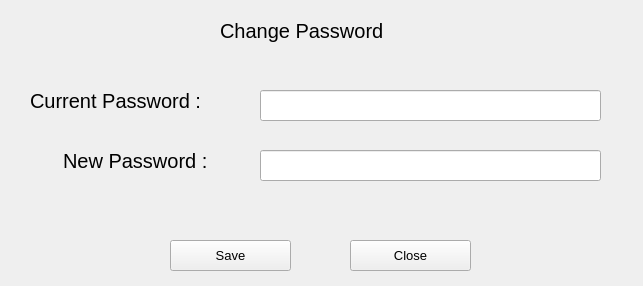
<?xml version="1.0" encoding="UTF-8"?>
<ui version="4.0">
 <class>Form</class>
 <widget class="QWidget" name="Form">
  <property name="geometry">
   <rect>
    <x>0</x>
    <y>0</y>
    <width>643</width>
    <height>286</height>
   </rect>
  </property>
  <property name="windowTitle">
   <string>Form</string>
  </property>
  <widget class="QLabel" name="label">
   <property name="geometry">
    <rect>
     <x>30</x>
     <y>80</y>
     <width>221</width>
     <height>41</height>
    </rect>
   </property>
   <property name="font">
    <font>
     <pointsize>15</pointsize>
    </font>
   </property>
   <property name="text">
    <string>Current Password : </string>
   </property>
  </widget>
  <widget class="QLineEdit" name="currentPw">
   <property name="geometry">
    <rect>
     <x>260</x>
     <y>90</y>
     <width>341</width>
     <height>31</height>
    </rect>
   </property>
   <property name="font">
    <font>
     <pointsize>13</pointsize>
    </font>
   </property>
  </widget>
  <widget class="QLabel" name="label_2">
   <property name="geometry">
    <rect>
     <x>63</x>
     <y>140</y>
     <width>181</width>
     <height>41</height>
    </rect>
   </property>
   <property name="font">
    <font>
     <pointsize>15</pointsize>
    </font>
   </property>
   <property name="text">
    <string>New Password :</string>
   </property>
  </widget>
  <widget class="QLineEdit" name="newPw">
   <property name="geometry">
    <rect>
     <x>260</x>
     <y>150</y>
     <width>341</width>
     <height>31</height>
    </rect>
   </property>
   <property name="font">
    <font>
     <pointsize>13</pointsize>
    </font>
   </property>
  </widget>
  <widget class="QPushButton" name="saveButton">
   <property name="geometry">
    <rect>
     <x>170</x>
     <y>240</y>
     <width>121</width>
     <height>31</height>
    </rect>
   </property>
   <property name="font">
    <font>
     <pointsize>10</pointsize>
    </font>
   </property>
   <property name="text">
    <string>Save</string>
   </property>
  </widget>
  <widget class="QPushButton" name="closeButton">
   <property name="geometry">
    <rect>
     <x>350</x>
     <y>240</y>
     <width>121</width>
     <height>31</height>
    </rect>
   </property>
   <property name="font">
    <font>
     <pointsize>10</pointsize>
    </font>
   </property>
   <property name="text">
    <string>Close</string>
   </property>
  </widget>
  <widget class="QLabel" name="label_3">
   <property name="geometry">
    <rect>
     <x>220</x>
     <y>10</y>
     <width>221</width>
     <height>41</height>
    </rect>
   </property>
   <property name="font">
    <font>
     <pointsize>15</pointsize>
    </font>
   </property>
   <property name="text">
    <string>Change Password</string>
   </property>
  </widget>
 </widget>
 <resources/>
 <connections/>
</ui>
